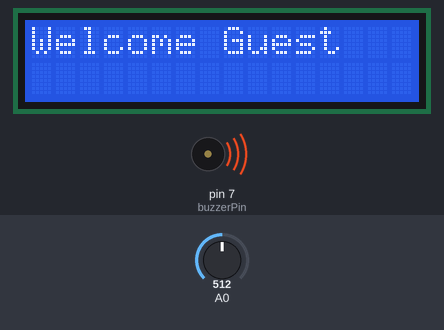
This sketch was run on a simulated Arduino Uno, built with avr-gcc and run on an emulated ATmega328P. Shown: 16×2 character LCD, buzzer (waves = sounding). The test bench sets the inputs (shaded band); at power-on: A0 = 512. What the sketch prints to the serial monitor is not drawn.

Above: at 1.2 s.
1.3 s: A0 set to 985
11.6 s: A0 set to 1011
At 15.8 s:
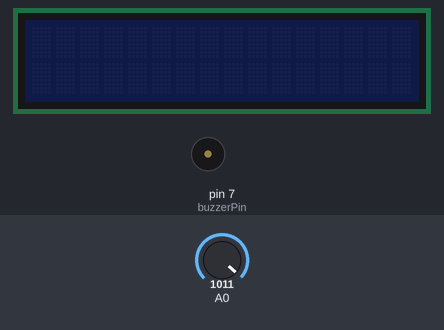
Timing chart, 0 to 17.3 s (numbered marks = the images above; inputs shaded):
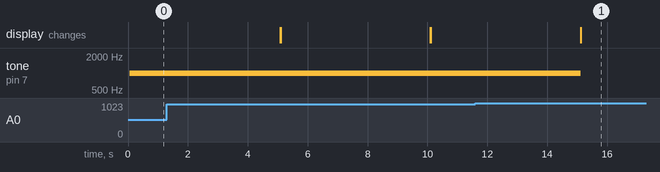

Measured:
- the behaviour switches between 999 and 1000 on A0 (found by bisection; images 0 and 1)
- after the input at 11.6 s, tone on pin 7 (buzzerPin): 1000 Hz → silent after 3.5 s

The sketch:

Source_Code.ino
```cpp
/*  Vibration Sensor With I2C LCD And Buzzer
 *
 *  GitHub URL - https://github.com/narayanvyas/Arduino-Vibration-Sensor-With-LCD
 *
 *  Developed By Web Dev Fusion
 *  URL - https://www.webdevfusion.com
 *
 * Components
 * ----------
 *  - Arduino Uno
 *  - A Buzzer
 *  - A Vibration Sensor Module
 *  - An I2C LCD
 *
 *  Libraries
 *  ---------
 *  - None
 *
 */

#include <Wire.h>
#include <LiquidCrystal_I2C.h>

LiquidCrystal_I2C  lcd(0x27,2,1,0,4,5,6,7); // 0x27 is the I2C bus address for an unmodified backpack

int buzzerPin = 7;
int sensorValue;

void setup() {
  Serial.begin(9600);
  pinMode(buzzerPin, OUTPUT);
  lcd.begin (16,2);
  lcd.setBacklightPin(3,POSITIVE);
  lcd.home ();    // set cursor to 0,0
}

void loop() {
  sensorValue = analogRead(A0);
  Serial.println(sensorValue);
  if(sensorValue<1000) {
    tone(buzzerPin, 1000);
    lcd.print("Welcome Guest");
    lcd.setBacklight(HIGH);
    delay(5000);
  }
  noTone(buzzerPin);
  lcd.clear();
  lcd.setBacklight(LOW);
}
```
